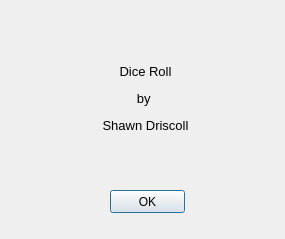
<?xml version="1.0" encoding="UTF-8"?>
<ui version="4.0">
 <class>aboutDialog</class>
 <widget class="QDialog" name="aboutDialog">
  <property name="geometry">
   <rect>
    <x>0</x>
    <y>0</y>
    <width>285</width>
    <height>239</height>
   </rect>
  </property>
  <property name="minimumSize">
   <size>
    <width>285</width>
    <height>239</height>
   </size>
  </property>
  <property name="maximumSize">
   <size>
    <width>285</width>
    <height>239</height>
   </size>
  </property>
  <property name="windowTitle">
   <string>About Dice Roll</string>
  </property>
  <widget class="QPushButton" name="aboutOKButton">
   <property name="geometry">
    <rect>
     <x>110</x>
     <y>190</y>
     <width>75</width>
     <height>23</height>
    </rect>
   </property>
   <property name="text">
    <string>OK</string>
   </property>
  </widget>
  <widget class="QLabel" name="textLabel">
   <property name="geometry">
    <rect>
     <x>50</x>
     <y>50</y>
     <width>191</width>
     <height>111</height>
    </rect>
   </property>
   <property name="text">
    <string>&lt;html&gt;&lt;head/&gt;&lt;body&gt;&lt;p align=&quot;center&quot;&gt;&lt;br/&gt;&lt;span style=&quot; font-size:10pt;&quot;&gt;Dice Roll&lt;/span&gt;&lt;/p&gt;&lt;p align=&quot;center&quot;&gt;&lt;span style=&quot; font-size:10pt;&quot;&gt;by &lt;/span&gt;&lt;/p&gt;&lt;p align=&quot;center&quot;&gt;&lt;span style=&quot; font-size:10pt;&quot;&gt;Shawn Driscoll&lt;/span&gt;&lt;/p&gt;&lt;/body&gt;&lt;/html&gt;</string>
   </property>
   <property name="textFormat">
    <enum>Qt::RichText</enum>
   </property>
   <property name="alignment">
    <set>Qt::AlignLeading|Qt::AlignLeft|Qt::AlignTop</set>
   </property>
   <property name="wordWrap">
    <bool>true</bool>
   </property>
  </widget>
 </widget>
 <resources/>
 <connections/>
</ui>
